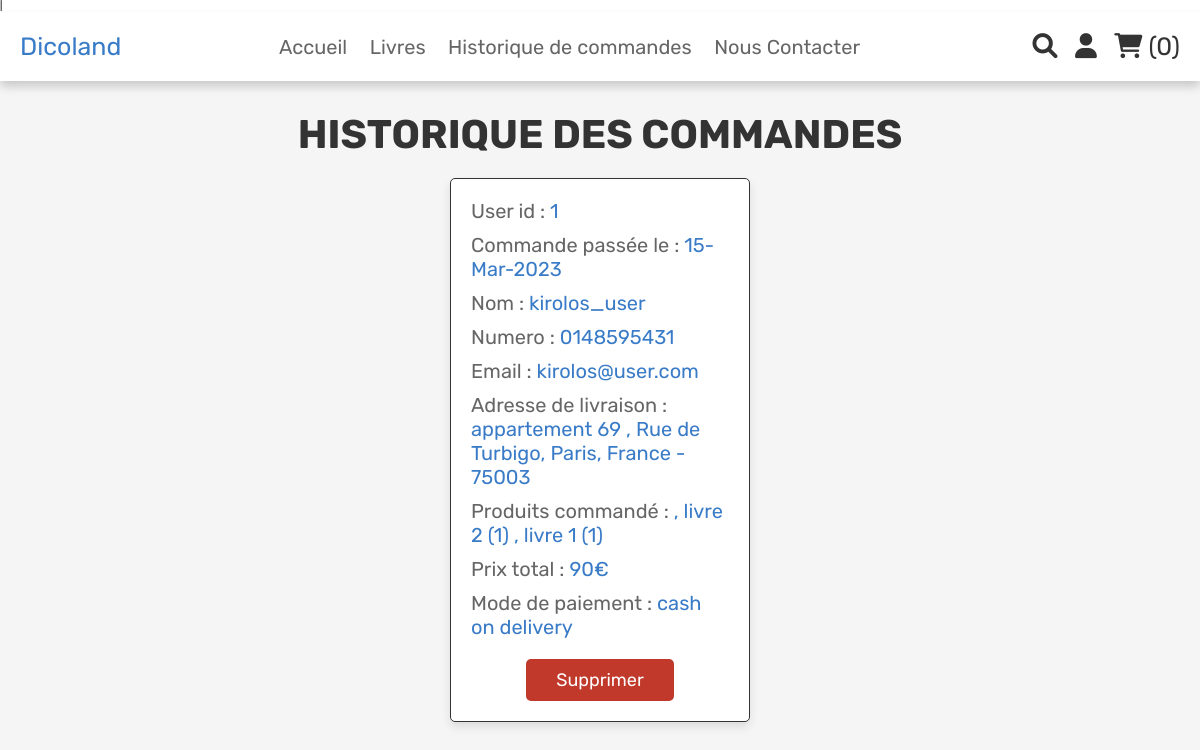
Page /user_orders.php (signed in) on the earlier database version.
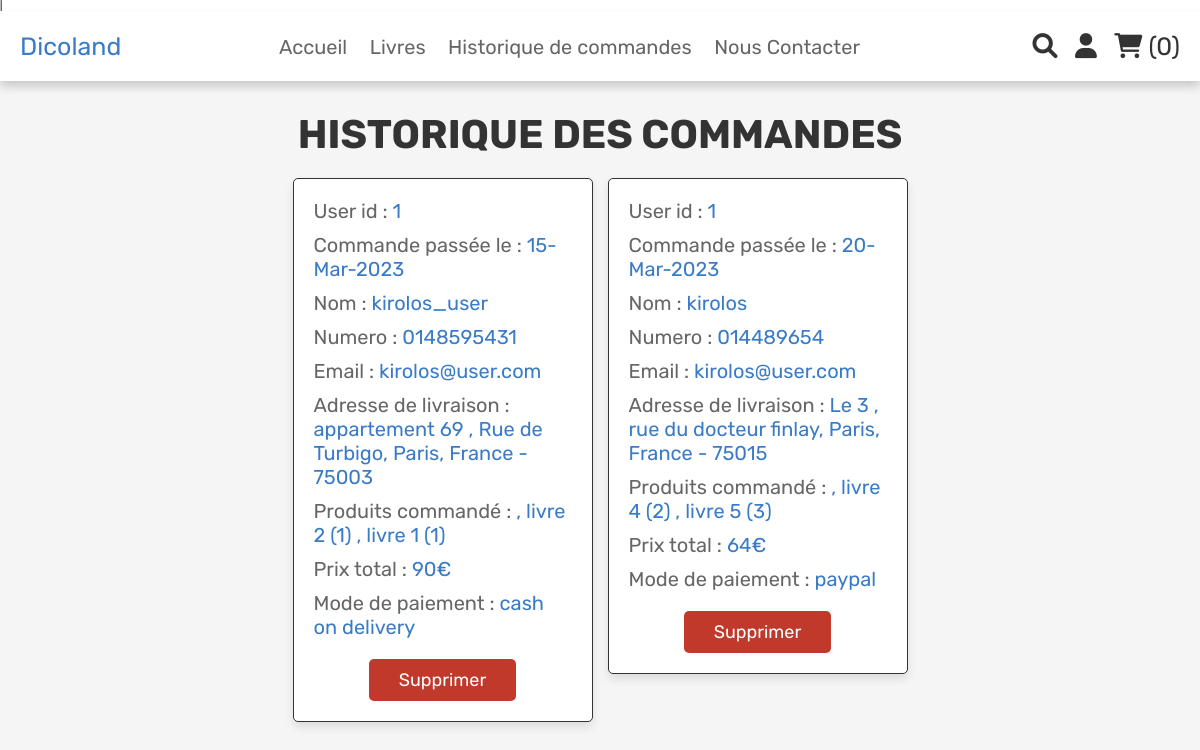
Same page on the later database version.
### tables this page shows
CREATE TABLE `orders` (
  `id` int(100) NOT NULL,
  `user_id` int(100) NOT NULL,
  `name` varchar(100) NOT NULL,
  `number` varchar(12) NOT NULL,
  `email` varchar(100) NOT NULL,
  `method` varchar(50) NOT NULL,
  `address` varchar(500) NOT NULL,
  `total_products` varchar(1000) NOT NULL,
  `total_price` int(100) NOT NULL,
  `placed_on` varchar(50) NOT NULL,
  `payment_status` varchar(20) NOT NULL DEFAULT 'pending'
);

### user_orders.php (the view, shortened to what this page needs)
<?php
include 'config.php';
$user_id = $_SESSION['user_id'];
?>
<!DOCTYPE html>
<html lang="en">
<head>
   <link rel="stylesheet" href="https://cdnjs.cloudflare.com/ajax/libs/font-awesome/6.0.0/css/all.min.css">
   <link rel="stylesheet" href="css/admin_style.css">
   <link rel="stylesheet" href="css/style.css">
</head>
<body>
<?php include 'header.php'; ?>
<section class="orders">
   <h1 class="title">Historique des commandes</h1>
   <div class="box-container">
      <?php
      $select_orders = mysqli_query($conn, "SELECT * FROM `orders` where user_id = $user_id") or die('query failed');
      if(mysqli_num_rows($select_orders) > 0){
         while($fetch_orders = mysqli_fetch_assoc($select_orders)){
      ?>
      <div class="box">
         <p> User id : <span><?php echo $fetch_orders['user_id']; ?></span> </p>
         <p> Commande passée le : <span><?php echo $fetch_orders['placed_on']; ?></span> </p>
         <p> Nom : <span><?php echo $fetch_orders['name']; ?></span> </p>
         <p> Numero : <span><?php echo $fetch_orders['number']; ?></span> </p>
         <p> Email : <span><?php echo $fetch_orders['email']; ?></span> </p>
         <p> Adresse de livraison  : <span><?php echo $fetch_orders['address']; ?></span> </p>
         <p> Produits commandé : <span><?php echo $fetch_orders['total_products']; ?></span> </p>
         <p> Prix total : <span><?php echo $fetch_orders['total_price']; ?>€</span> </p>
         <p> Mode de paiement : <span><?php echo $fetch_orders['method']; ?></span> </p>
         <form action="" method="post">
            <a href="admin_orders.php?delete=<?php echo $fetch_orders['id']; ?>" onclick="return confirm('Voulez vous supprimer la commande ?');" class="delete-btn">Supprimer</a>
         </form>
      </div>
      <?php
         }
      }else{
         echo '<p class="empty">pas de commande a afficher :/</p>';
      }
      ?>
   </div>
</section>
</body>
</html>

Differences in the rows shown:
added orders: user "1", placed_on "20-Mar-2023", name "kirolos", number "014489654", email "kirolos@user.com", address "Le 3 , rue du docteur finlay, Paris, France - 75015", total_products ", livre 4 (2) , livre 5 (3)", total_price "64", method "paypal"
